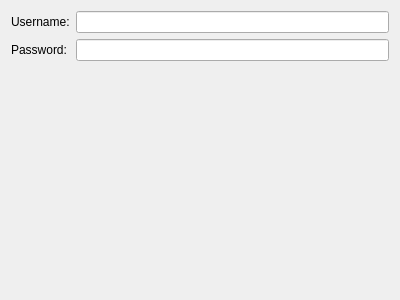
<?xml version="1.0" encoding="UTF-8"?>
<ui version="4.0">
 <class>WizardPage</class>
 <widget class="QWizardPage" name="WizardPage">
  <property name="geometry">
   <rect>
    <x>0</x>
    <y>0</y>
    <width>400</width>
    <height>300</height>
   </rect>
  </property>
  <property name="windowTitle">
   <string>WizardPage</string>
  </property>
  <property name="title">
   <string>Server configuration</string>
  </property>
  <property name="subTitle">
   <string>Enter your login and your password.</string>
  </property>
  <attribute name="pageId">
   <string notr="true">3</string>
  </attribute>
  <layout class="QFormLayout" name="formLayout">
   <item row="0" column="0">
    <widget class="QLabel" name="label">
     <property name="text">
      <string>Username:</string>
     </property>
    </widget>
   </item>
   <item row="0" column="1">
    <widget class="QLineEdit" name="usernameLineEdit"/>
   </item>
   <item row="1" column="0">
    <widget class="QLabel" name="label_2">
     <property name="text">
      <string>Password:</string>
     </property>
    </widget>
   </item>
   <item row="1" column="1">
    <widget class="QLineEdit" name="passwordLineEdit"/>
   </item>
  </layout>
 </widget>
 <resources/>
 <connections/>
</ui>
